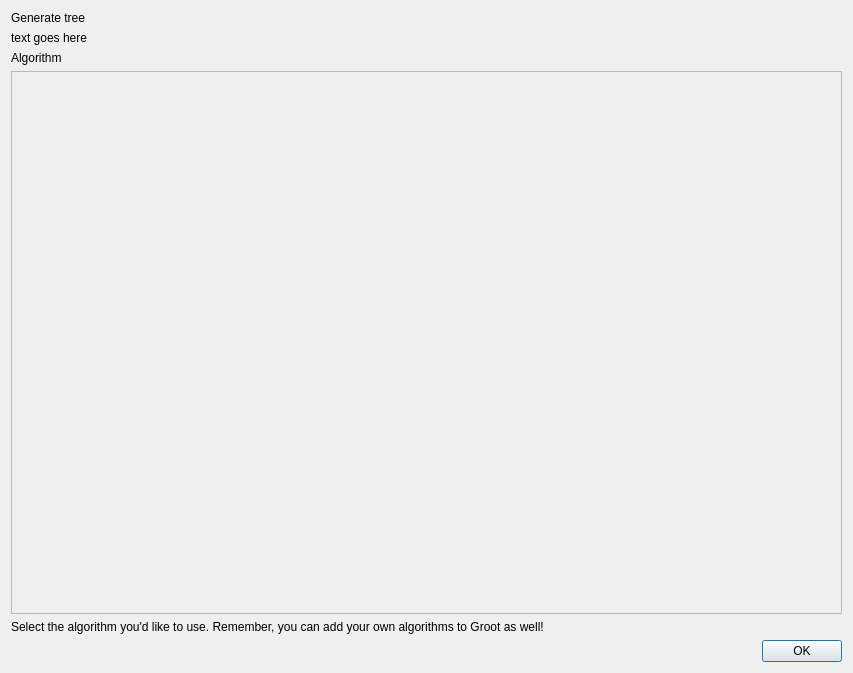
<?xml version="1.0" encoding="UTF-8"?>
<ui version="4.0">
 <class>Dialog</class>
 <widget class="QDialog" name="Dialog">
  <property name="geometry">
   <rect>
    <x>0</x>
    <y>0</y>
    <width>853</width>
    <height>673</height>
   </rect>
  </property>
  <layout class="QVBoxLayout" name="verticalLayout">
   <item>
    <widget class="QLabel" name="LBL_TITLE">
     <property name="text">
      <string>Generate tree</string>
     </property>
     <property name="style" stdset="0">
      <string notr="true">title</string>
     </property>
    </widget>
   </item>
   <item>
    <widget class="QLabel" name="LBL_WARN_REQUIREMENTS">
     <property name="text">
      <string>text goes here</string>
     </property>
     <property name="style" stdset="0">
      <string notr="true">warning</string>
     </property>
    </widget>
   </item>
   <item>
    <widget class="QLabel" name="label_2">
     <property name="text">
      <string>Algorithm</string>
     </property>
     <property name="style" stdset="0">
      <string notr="true">heading</string>
     </property>
    </widget>
   </item>
   <item>
    <widget class="QFrame" name="FRA_MAIN">
     <property name="sizePolicy">
      <sizepolicy hsizetype="Preferred" vsizetype="Expanding">
       <horstretch>0</horstretch>
       <verstretch>0</verstretch>
      </sizepolicy>
     </property>
     <property name="frameShape">
      <enum>QFrame::StyledPanel</enum>
     </property>
     <property name="frameShadow">
      <enum>QFrame::Raised</enum>
     </property>
    </widget>
   </item>
   <item>
    <widget class="QLabel" name="LBL_HELP">
     <property name="text">
      <string>Select the algorithm you'd like to use. Remember, you can add your own algorithms to Groot as well!</string>
     </property>
     <property name="style" stdset="0">
      <string notr="true">helpbox</string>
     </property>
    </widget>
   </item>
   <item>
    <layout class="QHBoxLayout" name="horizontalLayout">
     <item>
      <spacer name="horizontalSpacer">
       <property name="orientation">
        <enum>Qt::Horizontal</enum>
       </property>
       <property name="sizeHint" stdset="0">
        <size>
         <width>40</width>
         <height>20</height>
        </size>
       </property>
      </spacer>
     </item>
     <item>
      <widget class="QPushButton" name="BTN_OK">
       <property name="text">
        <string>OK</string>
       </property>
      </widget>
     </item>
    </layout>
   </item>
  </layout>
 </widget>
 <resources/>
 <connections/>
</ui>
